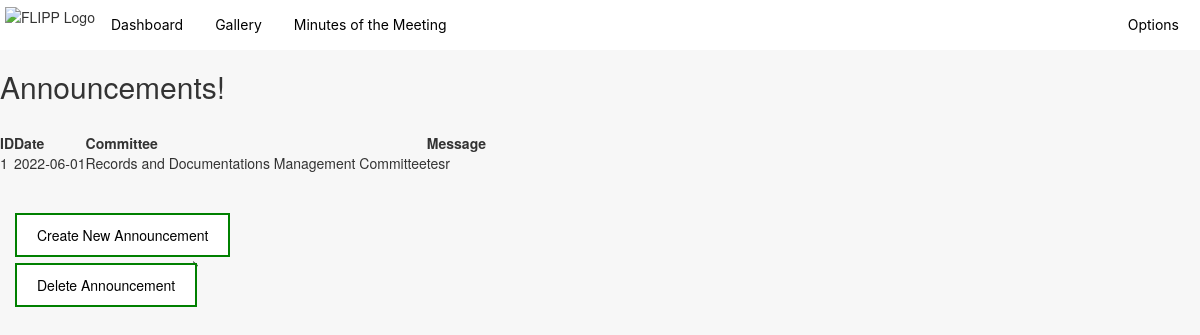
Page /dashboard (signed in) on the earlier database version.
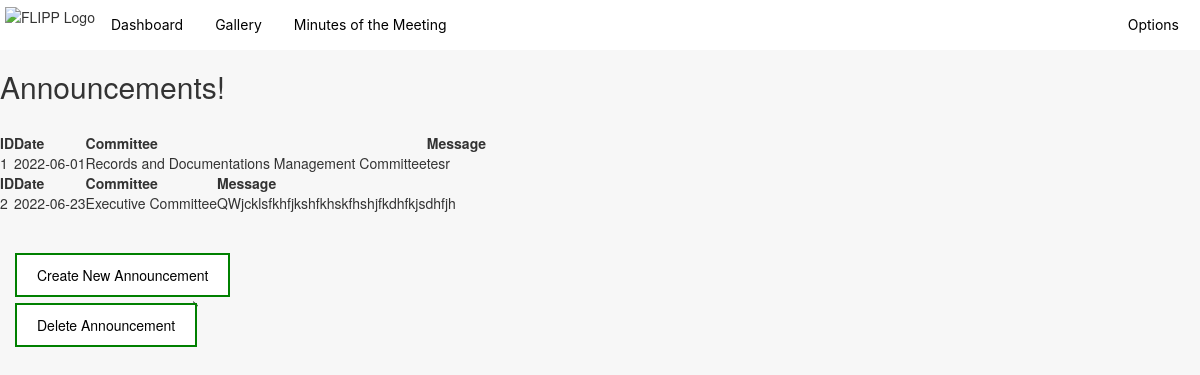
Same page on the later database version.
### app.py (models this page shows)
class Announcement(db.Model, UserMixin):
    id = db.Column(db.Integer, primary_key=True)
    date = db.Column(db.String(20), nullable=False)
    committee = db.Column(db.String(30), nullable=False)
    message = db.Column(db.String, nullable=False)

### app.py (the view)
@app.route('/dashboard', methods=["GET"])
@login_required
def dashboard():
    announcements = Announcement.query.all()
    return render_template("dashboard.html", announcements=announcements)

### app.py (called while the page is built)
@login_manager.user_loader
def load_user(user_id):
    return User.query.get(int(user_id))

### templates/dashboard.html
{% extends 'base2.html'%} {% block title %} Home {% endblock %}
{% block content %}
<link rel="stylesheet" href="https://maxcdn.bootstrapcdn.com/bootstrap/3.4.1/css/bootstrap.min.css">
<link rel="stylesheet" href={{ url_for('static', filename='dashboard_extension/dashboard.css') }}>
<body>
<h2>Announcements!</h2>
<br>
 {% for announcement in announcements %}
<table>
    <tr>
        <th>ID</th>
        <th>Date</th>
        <th>Committee</th>
        <th>Message</th>
    </tr>
    <tr>
        <td>{{ announcement.id }}</td>
        <td>{{ announcement.date }}</td>
        <td>{{ announcement.committee }}</td>
        <td>{{ announcement.message }}</td>
    </tr>
</table>
 {% endfor %}
  <br><p></p>
  <div>
    <a class="one" href="{{ url_for('create') }}">Create New Announcement</a>
  </div>
  <br><br><p></p>
<div>
    <a class="one" href="{{ url_for('delete_announcement') }}">Delete Announcement</a>
</div>-->
</body>
{% endblock %}

### templates/base2.html (shortened to what this page needs)
<!DOCTYPE html>
<html lang="en">
<head>
    <link rel="stylesheet" href={{ url_for('static', filename='navbar/navbar.css') }}>
</head>
<ul>
  <li><img class = "header-img" src = {{ url_for('static', filename='navbar/FLIPP_LOGO.png') }} alt = "FLIPP Logo"></li>
  <li><a href="{{ url_for('dashboard') }}">Dashboard</a></li>
  <li><a href="{{ url_for('gallery') }}">Gallery</a></li>
  <li><a href="{{ url_for('minutes') }}"">Minutes of the Meeting</a></li>
  <li style="float:right" class="dropdown">
    <a href="#options" class="dropbtn">Options</a>
  </li>
</ul>
<body>
    {% block content %}
    {% endblock %}
</body>
</html>

### static/navbar/navbar.css (style rules this page uses)
body { background-color: rgb(247, 247, 247); }
.header-img { position: static; left: 0px; top: 0px; width: 35px; height: 35px; z-index: +1; }
ul { list-style-type: none; margin: 0; padding: 5px; overflow: hidden; background-color: #ffffff; box-shadow: 5px #ececec; }
li { float: left; }
li a, .dropbtn { display: inline-block; color: #000000; font-family: 'Inter', sans-serif; text-align: center; justify-content: center; padding: 10px 16px; text-decoration: none; }
li.dropdown { display: inline-block; }

### static/dashboard_extension/dashboard.css (style rules this page uses)
a.one:link, a.one:visited { background-color: white; color: black; border: 2px solid green; padding: 10px 20px; text-align: center; text-decoration: none; display: inline-block; float: left; position: relative; top: 10px; left: 15px; }

Differences in the rows shown:
added Announcement: id "2", date "2022-06-23", committee "Executive Committee", message "QWjcklsfkhfjkshfkhskfhshjfkdhfkjsdhfjh"
